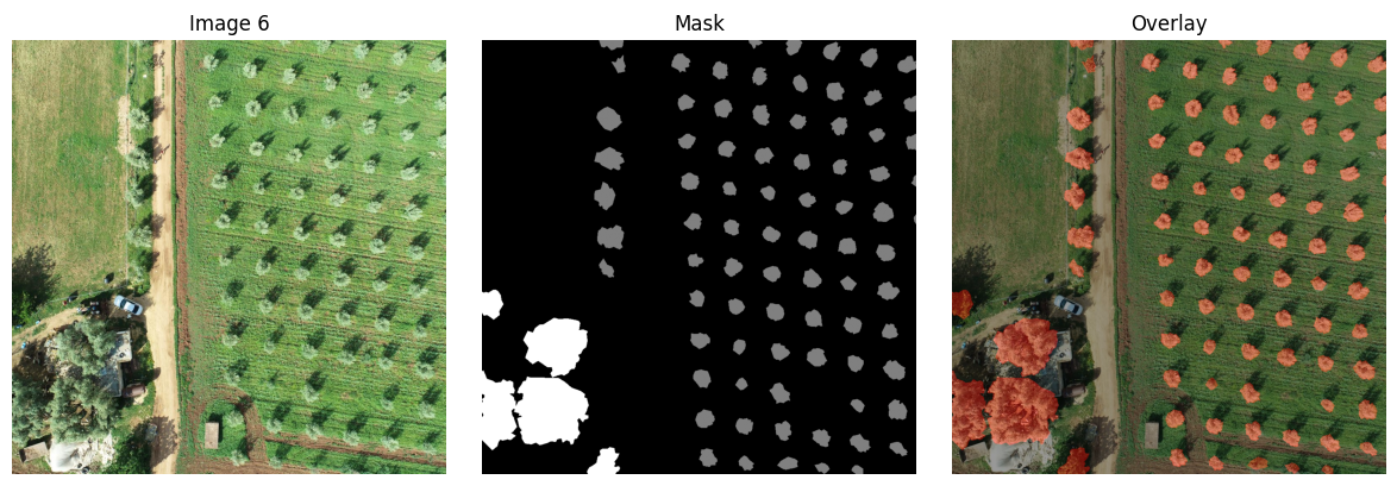
#> input picture img.png, 1392 x 481 px
$ python -i filters.py   (imports and definitions only)   (older library calls are emulated)
#> lines starting #> are read from the running program, lines starting #| are printed output that depends on the picture
import cv2
import numpy as np


def cv2_apply_gaussian(
    image: np.ndarray, ksize: int = 5, sigma: float = 1.0
) -> np.ndarray:
    """
    Apply Gaussian blur filter to image.

    Args:
        image (np.ndarray): Input image (RGB or grayscale).
        ksize (int): Kernel size. Defaults to 5.
        sigma (float): Gaussian standard deviation. Defaults to 1.0.

    Returns:
        np.ndarray: Blurred image.
    """
    return cv2.GaussianBlur(image, (ksize, ksize), sigma)


def cv2_apply_sobel(image: np.ndarray) -> np.ndarray:
    """
    Apply Sobel edge detection filter.

    Computes directional derivatives to highlight edges. Converts RGB to grayscale
    internally if needed.

    Args:
        image (np.ndarray): Input image (RGB or grayscale).

    Returns:
        np.ndarray: Edge-detected image with magnitude values clipped to [0, 255].
    """
    if image.ndim == 3:
        gray = cv2.cvtColor(image, cv2.COLOR_RGB2GRAY)
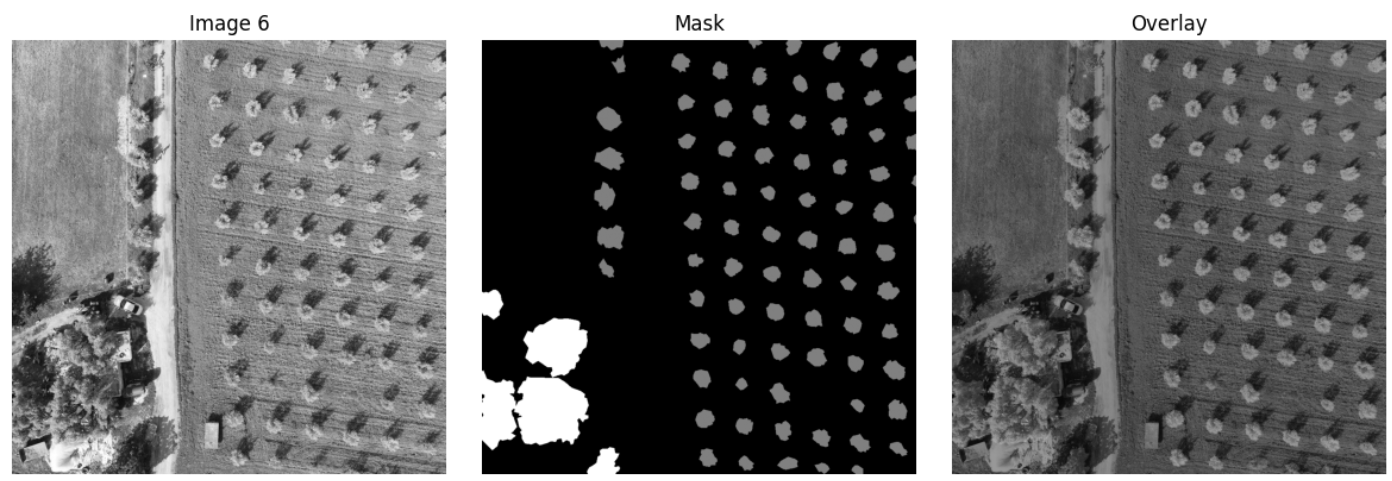
#> gray: shape (481, 1392); min 0, max 255, mean 107.6
    else:
        gray = image

    dx = cv2.Sobel(gray, cv2.CV_64F, 1, 0)
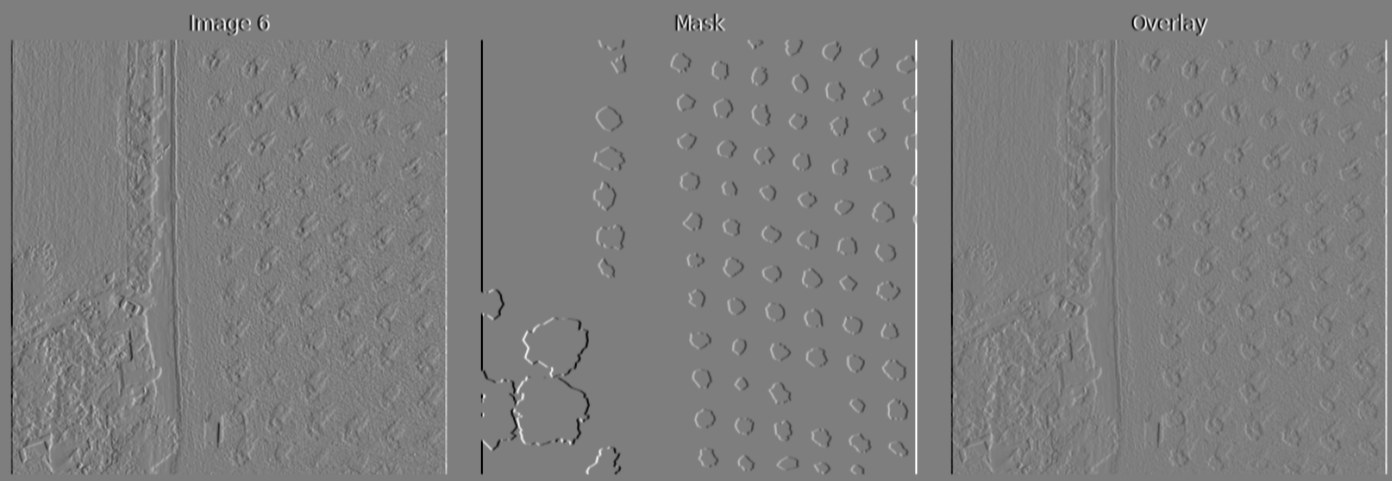
#> dx: shape (481, 1392) float64; min -1000, max 1020, mean 0; drawn with min black and max white
    dy = cv2.Sobel(gray, cv2.CV_64F, 0, 1)
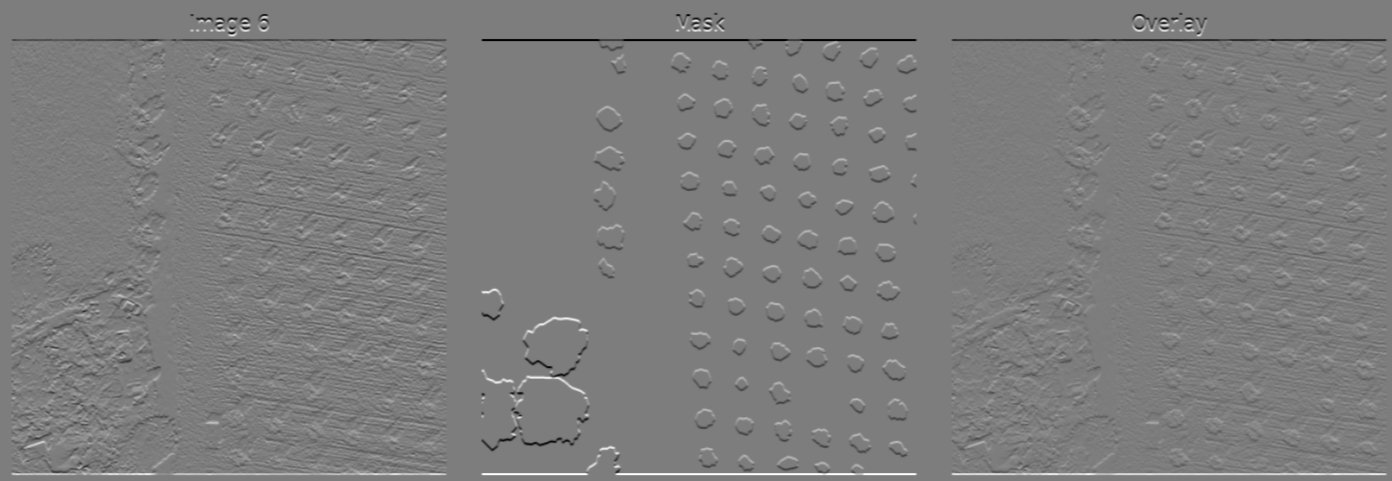
#> dy: shape (481, 1392) float64; min -984, max 1020, mean 0; drawn with min black and max white
    mag = np.sqrt(dx * dx + dy * dy)
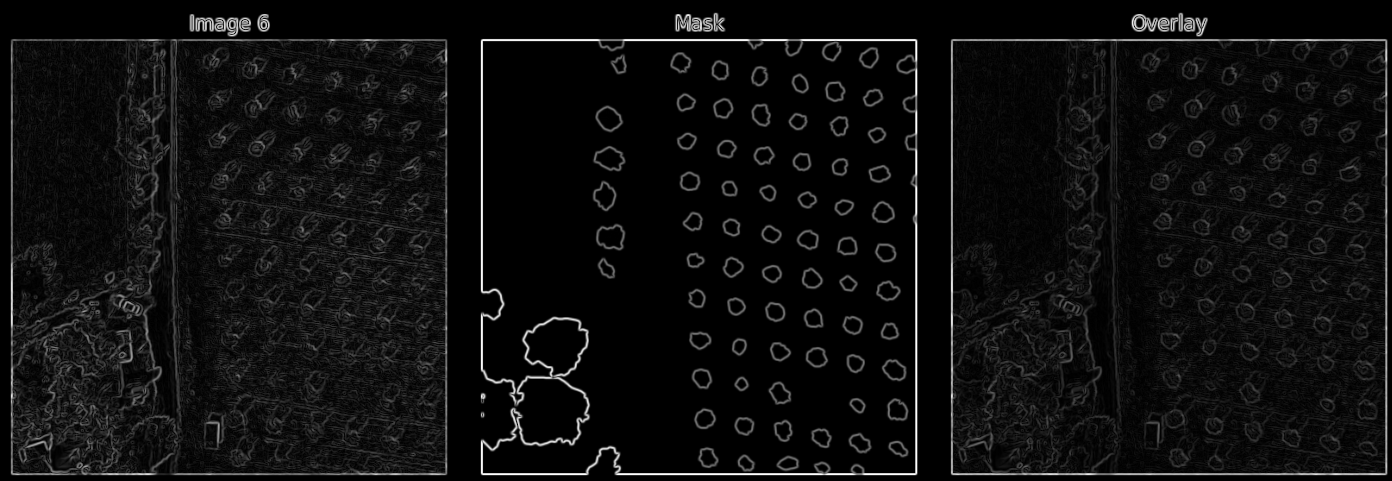
#> mag: shape (481, 1392) float64; min 0, max 1020, mean 59.1; drawn with min black and max white
    mag = np.clip(mag, 0, 255).astype(np.uint8)
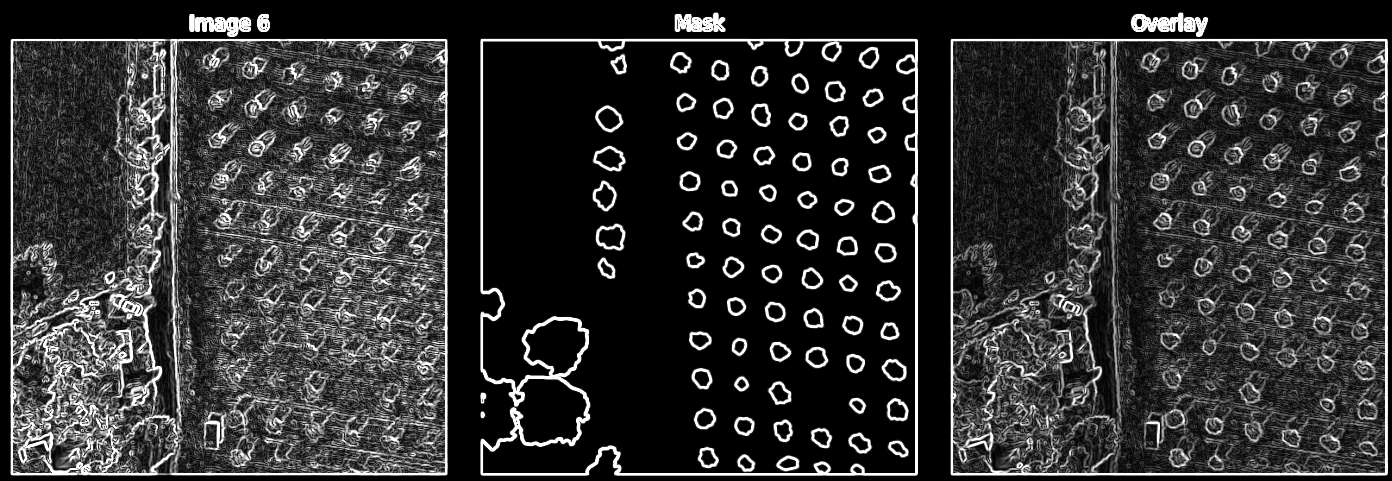
#> mag: shape (481, 1392); min 0, max 255, mean 48.8
    return mag


def cv2_apply_laplacian(image: np.ndarray) -> np.ndarray:
    """
    Apply Laplacian edge detection filter.

    Detects edges as zero-crossings of the Laplacian operator. Converts RGB to
    grayscale internally if needed.

    Args:
        image (np.ndarray): Input image (RGB or grayscale).

    Returns:
        np.ndarray: Edge-detected image with absolute values clipped to [0, 255].
    """
    if image.ndim == 3:
        gray = cv2.cvtColor(image, cv2.COLOR_RGB2GRAY)
    else:
        gray = image

    lap = cv2.Laplacian(gray, cv2.CV_64F)
    out = np.clip(np.abs(lap), 0, 255).astype(np.uint8)
    return out

>>> import cv2
>>> picture = cv2.cvtColor(cv2.imread('../../img.png'), cv2.COLOR_BGR2RGB)
>>> result = cv2_apply_sobel(picture)
